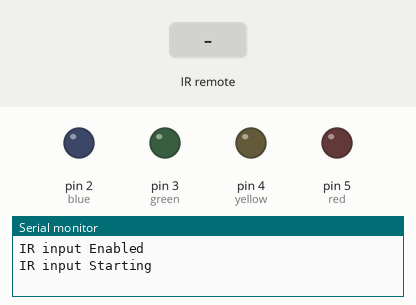
This sketch was run on a simulated Arduino Uno, built with avr-gcc and run on an emulated ATmega328P. Parts: output pins drawn as LEDs (lit = HIGH), the last lines printed to the serial monitor. The inputs (shaded band) are chosen by the test bench.

Above: at 1.2 s.
1.3 s: infrared code 0x8877 received
At 1.7 s:
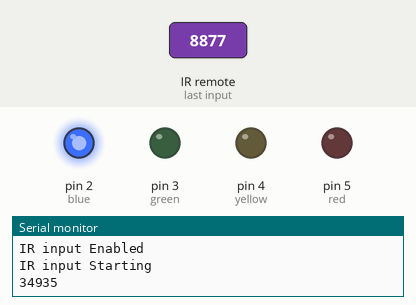
3.3 s: infrared code 0x48B7 received
At 3.7 s:
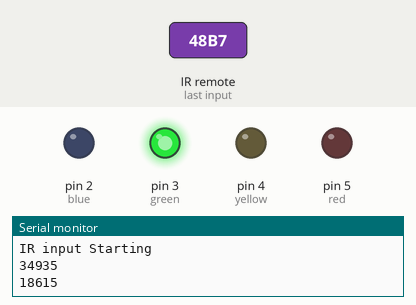
5.3 s: infrared code 0x28D7 received
At 5.7 s:
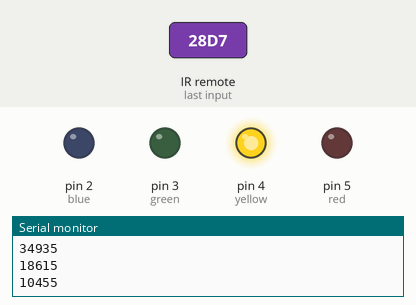
7.3 s: infrared code 0xA857 received
At 7.7 s:
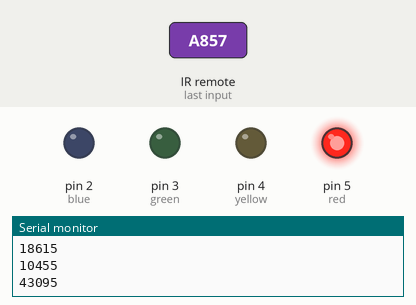
Timing chart, 0 to 10.3 s (numbered marks = the images above; inputs shaded):
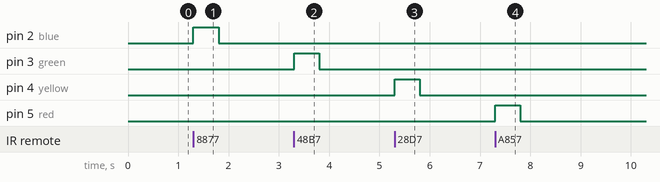

The sketch:

kimbeomjoo09.ino
```cpp
#include <IRremote.h> 적외선센서로 신호를 받아 해석하기 위한 라이브러리
//전역변수 설정 (led전구색에 따른 핀번호)
int blue = 2;
int green = 3;
int yellow = 4;
int red = 5;
int RECV_PIN = 11;//적외선 수신기에서 신호를 받는 핀
//IR라이브러리 객체
IRrecv irrecv(RECV_PIN);//라이브러리 변수irrecv선언 (적외선 센서가 연결된 핀번호 매핑)
decode_results results; //IRremote라이브러리에 선언되어있는 객체로 IR신호 복호화(적외선 신호를 해석한 값을 저장할 변수를 선언)
void setup() {
  // 전원 ON시 1회만 실행
  // GPIO핀 모드 설정
  pinMode(blue, OUTPUT);
  pinMode(green, OUTPUT);
  pinMode(yellow, OUTPUT);
  pinMode(red, OUTPUT);
  //시리얼모니터로 출력설정
  Serial.begin(9600);
  Serial.println("IR input Enabled");
  irrecv.enableIRIn();//IRecv 구조체(c)== 클래스(자바): 변수, 함수 포함
  Serial.println("IR input Starting");
}

void loop() {
  // 전원 ON시 무한반복
  if(irrecv.decode(&results)){ //decode: 수신된 적외선신호가 있는지 확인하고 있다면 true 반환하는 함수
    unsigned int value = results.value;
    Serial.println(value);//적외선 수신기로 받은 값 출력
    switch(value){
      case 34935:
        digitalWrite(blue, HIGH);
        delay(500);
        digitalWrite(blue, LOW);
        break;
      case 18615:
        digitalWrite(green, HIGH);
        delay(500);
        digitalWrite(green, LOW);
        break;
      case 10455:
        digitalWrite(yellow, HIGH);
        delay(500);
        digitalWrite(yellow, LOW);
        break;
      case 43095:
        digitalWrite(red, HIGH);
        delay(500);
        digitalWrite(red, LOW);
        break;
    }
    //switch문 end
    irrecv.resume(); // 다음 수신값을 받는다. 수신 준비상태
  }

}
```

array.c
```cpp
#include <stdio.h>
void main(){
	int score[5];//배열의 크기지정 공간5개
	int sum=0, cnt;//변수 선언하면서 초기값 지정
	for(cnt=0;cnt<5;cnt++){
		printf("입력(점수 %d)=>", cnt+1);
		scanf("%d",&score[cnt]);//score[0] , score[1]....score[4] 총 5개 입력받기
	}
	for(cnt=0;cnt<5;cnt++){
		sum += score[cnt];// sum = sum + score[cnt]; 누적시키는 로직 = 총점구하기
	}
	printf("총점=%d, 평균=%d \n",sum,sum/cnt);
}
```

bank.c
```cpp
#include <stdio.h>
void main(){
	printf("안녕하세요 C언어 은행입출금 프로그램입니다.\n");
	int choic, total, inputMoney, drawMoney;
	total = 0;
	while(1){
		printf("1.예금 / 2.출금 / 3.잔고 / 4.종료 : ");
		scanf("%d", &choic);
		if(choic == 1){
			printf("현재금액 : %d원\n", total);
			printf("얼마를 입금하시겠습니까? : ");
			scanf("%d", &inputMoney);
			total = total + inputMoney;

			printf("예금 성공! 현재금액 : %d원\n\n\n", total);
		}
		else if (choic ==2){
			printf("현재금액 : %d원\n", total);
			printf("얼마를 출금하시겠습니까? : ");
			scanf("%d", &drawMoney);
			if(drawMoney> total){
				printf("잔액이 부족합니다. \n\n\n");
			}else{
				total = total - drawMoney;
				printf("출금 성공! 현재 잔액 : %d원\n\n\n", total);
			}
		}else if (choic ==3){
			printf("현재 잔액 : %d원\n\n\n", total);
		}
		else if (choic ==4){
			printf("현재 잔액 : %d원\n\n\n", total);
			printf("프로그램을 종료합니다.\n");
			break;
		}
		else {
			printf("잘못 입력했습니다.다시 입력해주세요. \n\n\n");
		}
	}
}
```

calc.c
```cpp
#include <stdio.h>

void main() {
	int a,b,c,d;
	a=30,b=20;
	c = a+b;
	printf("c=%d\n", c);//결과= c=50;
	d= a>5 && b<10; // 1||0 = 1(true),  1 && 0 = 0 (false)
	//논리연산: true/false사용  and연산(&&곱연산), or연산(||덧셈연산), not연산(반대연산)
	printf("d=%d\n", d); //결과 d=0; =>ex, 1(전원ON), 0(전원OFF)
	//관계연산 < > 대소관계를 비교 (아래)
	if(a>b){
		printf("a는 b보다 크다.");
	}else {
		printf("b는 a보다 크거나 같다.");
	}
}
```

char_ascii.c
```cpp
/**
구현내용: 키보드로부터 한 문자를 입력 받아서
		입력문자에 해당하는 아스키코드값을 출력하는 프로그램
작성자 : 김범주
작성일 : 2021.02.16
-------------------------------------------------------
출력 : 문자입력 : A
	  아스키값 : 65
-------------------------------------------------------
**/
#include <stdio.h>
void main(){
	printf("키보드로 입력받을 문자를 아스키코드로 변환해서 출력하기\n");
	printf("프로그램을 종료하려면 0을 입력해주세요\n");
	char human;
	while(1){//무한루프
		printf("문자입력 : ");
		scanf("%c", &human);
		getchar();//위 scanf로 입력받은 엔터를 공백으로 처리하는 역할
		printf("사람이 인식하는 문자값은 : %c - 컴퓨터가 인식하는 아스키코드값: %d\n",human,human);
		if(human == 48){//아스키코드값48=사람이 인식하는 0
			printf("프로그램을 종료합니다. 중지코드는 %d\n", human);
			break;
		}
	}
}
```

even_odd.c
```cpp
#include <stdio.h>

void main(){
	int a;
	while(1){ //반복문(true)=무한반복(루프)
		printf("짝수-홀수를 판별할 정수를 입력하세요 : \n");
		printf("(종료할때는 숫자0을 입력하세요) \n");
		scanf("%d", &a); //scanf함수는 변수앖에 &(address기호)를 붙입니다.
		if(a==0){
			//Iot로 전송받은 값이 0이면 반복문종료 합니다.(아래)
			break;
		}
		//분기문 = if문
		if(a%2==0){
			printf("입력하신 숫자 %d는 짝수 입니다.\n", a);
		}
		if(a%2==1){
			printf("입력하신 숫자 %d는 홀수 입니다.\n", a); //변수 a값이 %d에 바인딩 됩니다.
		}
	}
	printf("프로그램이 종료되었습니다 \n");
}
```

factorial.h
```cpp
/*  팩토리얼은 수학 수열단원 6!= 6*5*4*3*2*1   */
#define ONE 1
int factorial(int n) {
	if(n>ONE){
		return(n*factorial(n-1));//재귀함수호출 반환값이 6* 5* 4* 3* 2* 1
	}else{
		//n-1 반복되다가 n이 1이 되었을 경우 1을 반환, 재귀함수의 끝
		return(ONE);
	}
}
```

functions.c
```cpp
#include <stdio.h>
#include <string.h> //strlen(문자열길이함수), strcmp(문자열의 비교함수)    (StringLength StringCompare)
//문자열의 길이를 구하는 프로그램.
void main(){
	char string[200];//200바이트크기의 char형 변수명 string을 배열변수로 생성.
	printf("문자를 입력한 후, 엔터키를 치면 입력한 문자열의 길이가 출력됩니다. \n");
	printf("stop 문자를 입력하면 프로그랩이 종료됩니다.\n");
	do{
		scanf("%s", &string);
		if(strcmp("stop",string)==0){ //0은 true/false가 아닌, 인덱스0번값이 있다는 것. 일치하는 값이 없으면 인덱스값은 -1
			printf("프로그램을 종료 합니다\n");
			break;//do-while문을 빠져 나감.
		}
		printf("입력하신 문자열의 길이는 %d 입니다.\n", strlen(string));

	}while(1); //while조건이 1(true)이기 때문에 무한루프를 돕니다.
}
```

gugu.c
```cpp
#include <stdio.h>//전처리 내장헤더파일<> 외장헤더파일은 <>없음

void main(){
	printf("C언어 구구단 프로그램입니다.\n");
	int cnt, sub_cnt;

	for(cnt=1;cnt<=9;cnt++){
		for(sub_cnt=1;sub_cnt<=9;sub_cnt++){
			printf(" %d  x  %d =  %d \n", cnt, sub_cnt, cnt*sub_cnt);
		}
		printf("----------------\n");
	}
}
```

in_out.c
```cpp
#include <stdio.h>

void main(){
	int a,b;
	printf("입력(integer)==>");	//표준출력 Standard Output함수
	scanf("%d", &a);			//표준입력 Standard Input함수
	//scanf함수는 변수사용시 &기호가 %decimal 10준수 형태로 입력or출력 받겠다고 명시
	printf("입력(정수형)==>");
	scanf("%d", &b);

	//위에서 키보드로 입력받은 변수 a,b를 출력하겠다.(아래)
	printf("\n a=%d,b=%d \n", a,b);
	//System.out.println(자바) = printf(C언어\n); 같은 기능
}
```

includeFile.c
```cpp
#include <stdio.h>
#include "factorial.h"> // 5! = 5*4*3*2*1

void main(){
	int x;
	printf("팩토리얼을 구할 숫자를 입력하세요: ");
	scanf("%d", &x); //키보드로 입력받은 숫자가 x에 저장, 이후 엔터값\n 이 남아있습니다.
	printf("%d! = %d\n", x, factorial(x)); //바인딩
	getchar();// 입력 후 엔터 키를 공백으로 처리
}
```

multi.c
```cpp
#include <stdio.h> // 라이브러리 임포트
int multi(int x, int y); //함수 명세 표시 = 스프링의 인터페이스와 같은 역할, 없어도됨

void main(){
	int a, b, c; //int정수형 변수 a,b,c선언
	printf("곱하기할 첫번째 수를 입력하세요 : ");
	scanf("%d", &a); //%d 형태 중 decimal형-십진수
	printf("곱하기할 두번째 수를 입력하세요 : ");
	scanf("%d", &b);
	c = multi(a,b); //함수호출
	printf("실행결과 : %d * %d = %d 입니다. \n",a,b,c); //%d 각각 a,b,c
	//\n은 newLine줄바꿈

}

//메서드 구현
int multi(int x, int y){
	return (x*y);
}
```

pointer.c
```cpp
#include <stdio.h>
#include <string.h>

void main(){
	char buffer[80];
	char *p = buffer;//포인터변수 선언 크기는 80바이트
	//*p포인터변수는 값이 저장됨. p변수는  주소(어드레스 &)가 저장됨.
	int len;//문자열의 길이를 저장하는 변수
	int cnt=0;//문자열 역순구하기에 사용되는 반복제한 횟수

	printf("문자열을 입력하세요: ");
	scanf("%s",p); //주소인덱스를 가지고 p변수를 사용하기 때문에 &가 없음.
	len=strlen(p);
	printf("문자열의 길이는 %d 개 입니다.", len);
	printf(" p변수의 인덱스 주소는 %d \n",p);
	while(*p){
		p=p+1; //p++ 인덱스주소를 1씩 증가시키기 *p변수에 공백이 나올때까지 반복
	}
	printf("while을 거친 후 p변수의 인덱스 주소는 %d \n",p);
	printf("문자열을 역순으로 출력하기: \n");
	while(cnt<len){
		p= p-1 ;// p-- 인덱스 주소를 1씩 감소시키기
		printf("현재 인덱스 주소는 %d, 그리고 해당 인덱스 주소의 값은 ",p);
		putchar(*p);//현재 p인덱스 주소의 *p변수값을 1개씩 출력함수 puchar(1글자출력)
		printf("\n");
		cnt=cnt +1;//cnt++
	}
	putchar('\n');//글자를 출력하지 않고, 엔터치는 효과 /newline
	printf("출력한 이후의 인덱스 번호는 %d\n",p);//글자를 출력하지 않고, 엔터치는 효과 /newline
	getchar();//공백을 입력해서 버퍼내용 삭제하는 효과
}
```

string_ascii.c
```cpp
/**
키보드로 입력받은 문자열을 컴퓨터가 알아듣는 아스키코드로 변경 프로그램
**/
#include <stdio.h>
#include <string.h>

void main(){
	char buffer[80];
	char *p=buffer;
	int len, cnt=0;//입력받은 문자열을 아스키코드로 변경할때 반복구문에 사용
	while(1){
		printf("문자열을 입력하세요(종료하려면 Ctrl+C를 입력하세요) : ");
		scanf("%s", p);//키보드로 입력받아서 *p변수의 주소에 저장합니다.
		//반복구문시작(아래)
		len = strlen(p);//문자열의 길이를 구하기
		while(cnt<len){//cnt 0부터 비교기준인 len문자열의 길이값 전까지 출력
			printf("%d   ", *p);//현재 p주소의 값 %c사람문자,  %d 아스키코드로 출력
			p=p+1;//p 인덱스 주소는 컴퓨터가 비어있는 메모리주소를 찾아서 부여
			cnt = cnt+1;
		}
		printf("\n");
		cnt=0;//무한반복때문에 초기화 시킴
		//getchar();//입력버퍼 초기화(무한반복시 기존 버퍼내용 삭제)
		//seoul 입력하면 출력은 s   e   o   u   l
	}
}
```

varType.c
```cpp
#include <stdio.h> //#으로 시작하는 명령어는 메크로명령어라고 함
#define AGE 28  // 메크로명령어 끝에는 ; 없음.
#define PI 3.141592
#define NAME "김범주" //메크로로 정의한 상수
const int a=10; //const명령어로 상수를 정의
const float b=10.56789;
const char c ='K';				//char 단일문자타입형태
const char *OPEN="오픈소스그룹"; //char* 포인터변수

void main(){
	int i=28;
	float j=4.0;
	char k='A';
	char ch[10] = "홍길동"; //char 배열문자
	char *p="프로그래머"; //char *포인터변수
	printf("기관은 %s\n이름은 %s\n나이는 %d\n", OPEN,NAME,AGE); //각각 바인딩시킴
	printf("-------------------------------------------------\n");
	printf("%s %s\n나이는 %d\n직급은 %c\n평점은 %f\n", p,ch,i,k,j);
}
```

Measured:
- after the input at 1.3 s, pin 2 (blue): LOW → HIGH at once, → LOW 0.50 s later
- after the input at 3.3 s, pin 3 (green): LOW → HIGH at once, → LOW 0.50 s later
- after the input at 5.3 s, pin 4 (yellow): LOW → HIGH at once, → LOW 0.50 s later
- after the input at 7.3 s, pin 5 (red): LOW → HIGH at once, → LOW 0.50 s later
